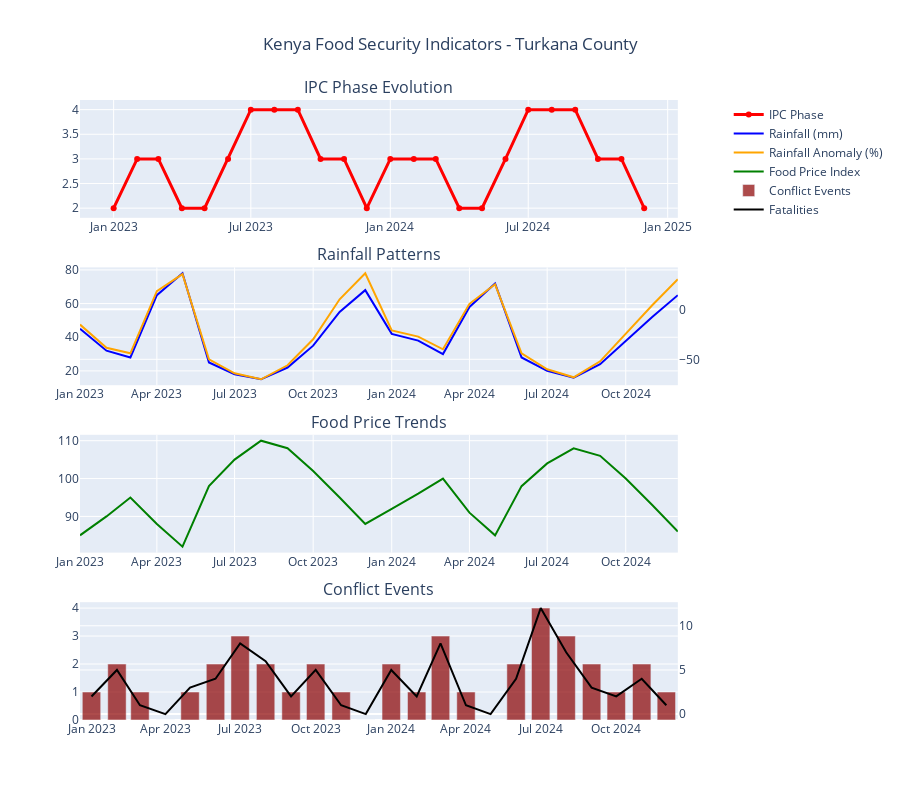

The notebook cell this image was saved under:
### Code cell
# Create comprehensive time series visualization
fig = make_subplots(
    rows=4, cols=1,
    subplot_titles=('IPC Phase Evolution', 'Rainfall Patterns', 'Food Price Trends', 'Conflict Events'),
    vertical_spacing=0.08,
    specs=[[{"secondary_y": False}],
           [{"secondary_y": True}],
           [{"secondary_y": False}],
           [{"secondary_y": True}]]
)

# IPC Phase
fig.add_trace(
    go.Scatter(x=df['date'], y=df['ipc_phase'], mode='lines+markers',
               name='IPC Phase', line=dict(color='red', width=3)),
    row=1, col=1
)

# Rainfall with anomaly
fig.add_trace(
    go.Scatter(x=df['date'], y=df['rainfall_mm'], mode='lines',
               name='Rainfall (mm)', line=dict(color='blue')),
    row=2, col=1
)
fig.add_trace(
    go.Scatter(x=df['date'], y=df['rainfall_anomaly'], mode='lines',
               name='Rainfall Anomaly (%)', line=dict(color='orange')),
    row=2, col=1, secondary_y=True
)

# Food prices
fig.add_trace(
    go.Scatter(x=df['date'], y=df['food_price_index'], mode='lines',
               name='Food Price Index', line=dict(color='green')),
    row=3, col=1
)

# Conflict events with fatalities
fig.add_trace(
    go.Bar(x=df['date'], y=df['conflict_events'], name='Conflict Events',
           marker_color='darkred', opacity=0.7),
    row=4, col=1
)
fig.add_trace(
    go.Scatter(x=df['date'], y=df['conflict_fatalities'], mode='lines',
               name='Fatalities', line=dict(color='black')),
    row=4, col=1, secondary_y=True
)

fig.update_layout(
    title_text="Kenya Food Security Indicators - Turkana County",
    height=800,
    title_x=0.5,
    showlegend=True
)

fig.show()

print("📈 Time series visualization completed!")
